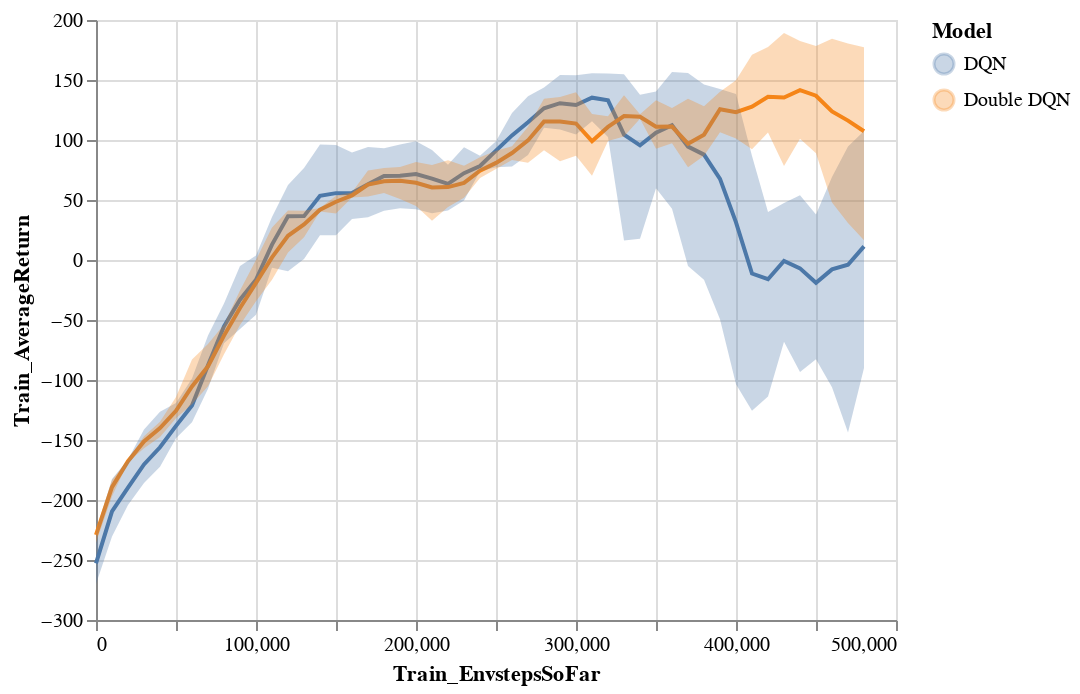

Notebook source saved alongside this figure:
### Code cell
line = alt.Chart(df_q2).mark_line().encode(
    x=xtag,
    y=f'mean({ytag})',
    color='Model'
)
band = alt.Chart(df_q2).mark_errorband(extent='ci').encode(
    x=xtag,
    y=ytag,
    color='Model'
)
for chart in (line, band):
    chart = chart.configure_legend(
    labelLimit=1000
)
line + band

### Figure 1 — Vega-Lite specification as saved in the notebook (floating-point values rounded to 4 significant figures; data arrays with more than 128 entries replaced by an {"elided": "..."} marker saying what was removed)
{"config": {"view": {"continuousWidth": 400, "continuousHeight": 300}}, "layer": [{"mark": "line", "encoding": {"color": {"field": "Model", "type": "nominal"}, "x": {"field": "Train_EnvstepsSoFar", "type": "quantitative"}, "y": {"aggregate": "mean", "field": "Train_AverageReturn", "type": "quantitative"}}}, {"mark": {"type": "errorband", "extent": "ci"}, "encoding": {"color": {"field": "Model", "type": "nominal"}, "x": {"field": "Train_EnvstepsSoFar", "type": "quantitative"}, "y": {"field": "Train_AverageReturn", "type": "quantitative"}}}], "data": {"name": "data-0901f28cb8fc669944857162ce6234fb"}, "$schema": "https://vega.github.io/schema/vega-lite/v4.17.0.json", "datasets": {"data-0901f28cb8fc669944857162ce6234fb": {"elided": "294 records"}}}
